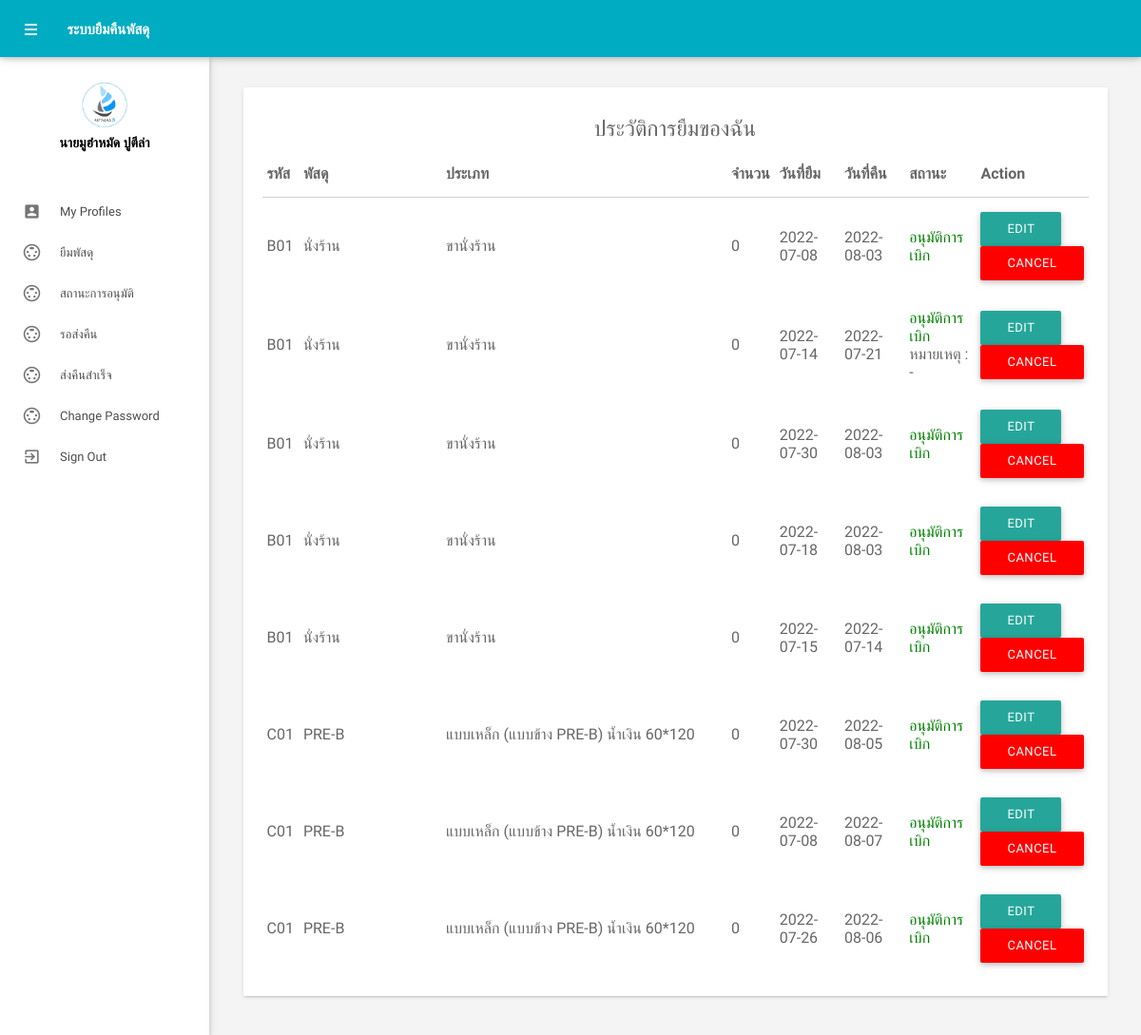
The page /listhistory.php (signed in) on the database as committed earlier.
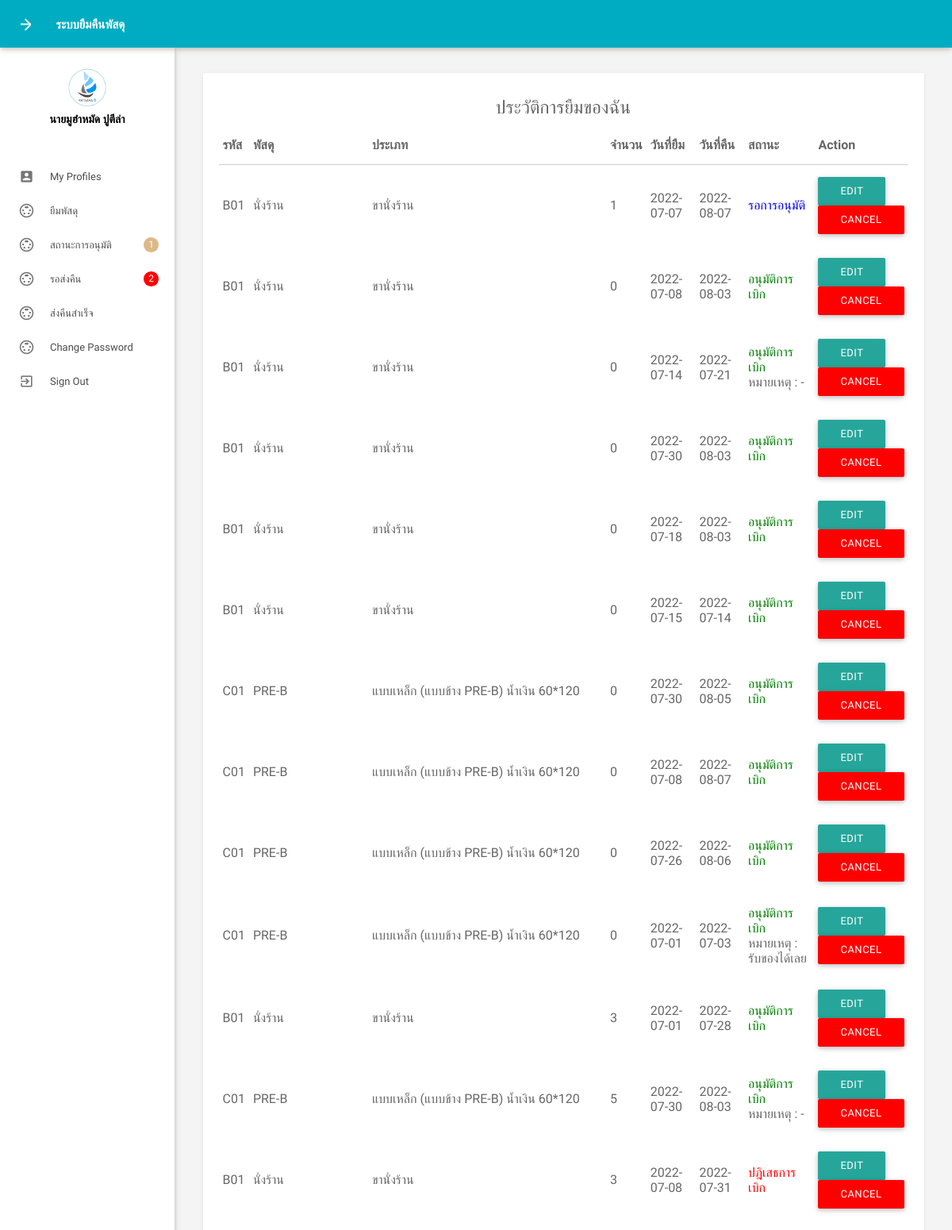
The same page on the database as committed later.
### tables this page shows
CREATE TABLE `tblemployees` (
  `id` int(11) NOT NULL,
  `FirstName` varchar(150) NOT NULL,
  `LastName` varchar(150) NOT NULL,
  `EmailId` varchar(200) NOT NULL,
  `Password` varchar(180) NOT NULL,
  `Gender` varchar(100) NOT NULL,
  `Address` varchar(255) NOT NULL,
  `Phonenumber` char(11) NOT NULL,
  `RegDate` timestamp NOT NULL DEFAULT current_timestamp()
);

CREATE TABLE `tbborrow` (
  `BorrowId` int(11) NOT NULL,
  `Work1` varchar(150) NOT NULL,
  `Work2` varchar(150) NOT NULL,
  `BorrowAmount` int(4) NOT NULL,
  `BorrowRequest` date NOT NULL,
  `BorrowReturn` date NOT NULL,
  `Other` varchar(150) NOT NULL,
  `StatusBorrow` int(2) NOT NULL,
  `id` int(11) NOT NULL,
  `TypePercelIdAuto` int(8) NOT NULL,
  `TimeRequest` timestamp NOT NULL DEFAULT current_timestamp() ON UPDATE current_timestamp(),
  `NoteBorrow` varchar(150) NOT NULL,
  `refuseAmount` int(4) NOT NULL
);

CREATE TABLE `tbtypepercel` (
  `TypePercelIdAuto` int(8) NOT NULL,
  `TypePercelId` varchar(15) NOT NULL,
  `TypePercelName` varchar(255) NOT NULL,
  `typePercelAmount` int(11) NOT NULL,
  `PercelIdAuto` int(11) NOT NULL
);

CREATE TABLE `tbpercel` (
  `PercelName` varchar(80) NOT NULL,
  `PercelIdAuto` int(4) NOT NULL,
  `PercelId` varchar(15) NOT NULL
);

### listhistory.php (the view, shortened to what the changed rows need)
<?php
include('includes/config.php');
?>
<!DOCTYPE html>
<html lang="en">
<head>
    <link type="text/css" rel="stylesheet" href="assets/plugins/materialize/css/materialize.min.css" />
    <link href="assets/plugins/material-preloader/css/materialPreloader.min.css" rel="stylesheet">
    <link href="assets/css/alpha.min.css" rel="stylesheet" type="text/css" />
    <link href="assets/css/custom.css" rel="stylesheet" type="text/css" />
    <link href="assets/plugins/datatables/css/jquery.dataTables.min.css" rel="stylesheet">
</head>
<body>
    <?php include('includes/header.php'); ?>
    <?php include('includes/sidebar.php'); ?>
    <main class="mn-inner">
        <div class="row">
            <div class="col s12 m12 l12">
                <div class="card">
                    <div class="card-content">
                        <table id="example" class="display responsive-table">
                            <thead>
                                <tr>
                                    <th>รหัส</th>
                                    <th width="150">พัสดุ</th>
                                    <th width="300">ประเภท</th>
                                    <th>จำนวน</th>
                                    <th>วันที่ยืม</th>
                                    <th>วันที่คืน</th>
                                    <th>สถานะ</th>
                                    <th width="30">Action</th>
                                </tr>
                            </thead>
                            <tbody>
                                <?php
                                $id = $_SESSION['eid'];
                                $sql = "
                                SELECT a.BorrowId,a.Work1,a.Work2,a.BorrowAmount,a.BorrowRequest
                                ,a.BorrowReturn,a.Other,b.StatusBorrowName,c.TypePercelId,a.NoteBorrow
                                , c.TypePercelName,d.PercelName FROM tbborrow as a
                                INNER JOIN tbstatusborrow as b ON a.StatusBorrow = b.StatusBorrow
                                INNER JOIN tbtypepercel as c ON a.TypePercelIdAuto = c.TypePercelIdAuto
                                INNER JOIN tbpercel as d ON d.PercelIdAuto = c.PercelIdAuto
                                WHERE id=:id;
                                ;
                                ";
                                $query = $dbh->prepare($sql);
                                $query->bindParam(':id', $id, PDO::PARAM_STR);
                                $query->execute();
                                $results = $query->fetchAll(PDO::FETCH_OBJ);
                                if ($query->rowCount() > 0) {
                                    foreach ($results as $result) {               ?>
                                        <tr>
                                            <td> <?php echo htmlentities($result->TypePercelId); ?></td>
                                            <td><?php echo htmlentities($result->PercelName); ?></td>
                                            <td><?php echo htmlentities($result->TypePercelName); ?></td>
                                            <td><?php echo htmlentities($result->BorrowAmount); ?></td>
                                            <td><?php echo htmlentities($result->BorrowRequest); ?></td>
                                            <td><?php echo htmlentities($result->BorrowReturn); ?></td>
                                            <td><?php
                                                if ($result->StatusBorrowName == 'รอการอนุมัติ') { ?>
                                                    <span style="color:blue;">รอการอนุมัติ</span>
                                                <?php   } else if ($result->StatusBorrowName == 'อนุมัติการเบิก') { ?>
                                                    <span style="color:green;">อนุมัติการเบิก</span>
                                                   <?php if ($result->NoteBorrow != "") {  ?>
                                                           <br> หมายเหตุ :     <?php echo "{$result->NoteBorrow}"; ?>
                                                    <?php  } ?>
                                                <?php   } else { ?>
                                                    <span style="color:red;">ปฎิเสธการเบิก</span>
                                                <?php   } ?>
                                            </td>
                                            <td>
                                                <a  class="btn btn-danger" href="edithistory.php?id=<?php echo $result->BorrowId ?>">EDIT</a>
                                                <button style="background-color:red;" class="btn btn-danger" onCLick="deleteListHistory(<?php echo htmlentities($result->BorrowId); ?>)">Cancel</button>
                                            </td>
                                        </tr>
                                <?php
                                    }
                                } ?>
                            </tbody>
                        </table>
                    </div>
                </div>
            </div>
        </div>
    </main>
    </div>
</body>
</html>

### includes/sidebar.php (shortened to what the changed rows need)
<aside id="slide-out" class="side-nav white fixed">
    <div class="side-nav-wrapper">
        <div class="center">
            <div class="sidebar-profile">
                <div class="sidebar-profile-info">
                    <?php
                       $eid = $_SESSION['eid'];
                       $sql = "SELECT FirstName,LastName from  tblemployees where id=:eid";
                       $query = $dbh->prepare($sql);
                       $query->bindParam(':eid', $eid, PDO::PARAM_STR);
                       $query->execute();
                       $results = $query->fetchAll(PDO::FETCH_OBJ);
                       if ($query->rowCount() > 0) {
                           foreach ($results as $result) {               ?>
                            <p><?php echo htmlentities($result->FirstName . " " . $result->LastName); ?></p>
                    <?php }
                       } ?>
                </div>
            </div>
        </div>
        <ul class="sidebar-menu collapsible collapsible-accordion" data-collapsible="accordion">
            <li class="no-padding"><a class="waves-effect waves-grey" href="listhistory.php"><i class="material-icons">settings_input_svideo</i>สถานะการอนุมัติ
            <?php
                       $id=$_SESSION['eid'];
                       $sqlCount2 = "SELECT COUNT(StatusBorrow) as StatusBorrow FROM tbborrow WHERE StatusBorrow = 1 AND BorrowAmount > 0 AND id=:id";
                       $queryCount2 = $dbh->prepare($sqlCount2);
                       $queryCount2->bindParam(':id', $id);
                       $queryCount2->execute();
                       $resultsCount2 = $queryCount2->fetch(PDO::FETCH_ASSOC);
                       if ($resultsCount2['StatusBorrow'] > 0) { ?>
                        <span style="border-radius: 50%; background-color:burlywood; color:white;" class="badge"><?php echo $resultsCount2['StatusBorrow']; ?></span>
                    <?php }
                       ?>
           </a></li>
            <li class="no-padding"><a class="waves-effect waves-grey" href="returnpercel.php"><i class="material-icons">settings_input_svideo</i>รอส่งคืน
                    <?php
                       $sqlCount1 = "SELECT COUNT(StatusBorrow) as StatusBorrow FROM tbborrow WHERE StatusBorrow = 2 AND BorrowAmount > 0 AND id=:id";
                       $queryCount1 = $dbh->prepare($sqlCount1);
                       $queryCount1->bindParam(':id', $id);
                       $queryCount1->execute();
                       $resultsCount1 = $queryCount1->fetch(PDO::FETCH_ASSOC);
                       if ($resultsCount1['StatusBorrow'] > 0) { ?>
                        <span style="border-radius: 50%; background-color:red; color:white;" class="badge"><?php echo $resultsCount1['StatusBorrow']; ?></span>
                    <?php }
                       ?>
                </a></li>
        </ul>
    </div>
</aside>

Rows that differ between the two databases and show on the page:
added tbborrow: TypePercelIdAuto.TypePercelId "B01", tbpercel.PercelName "นั่งร้าน", TypePercelIdAuto.TypePercelName "ขานั่งร้าน", BorrowAmount "1", BorrowRequest "2022-07-07", BorrowReturn "2022-08-07", shows "รอการอนุมัติ"
added tbborrow: TypePercelIdAuto.TypePercelId "C01", tbpercel.PercelName "PRE-B", TypePercelIdAuto.TypePercelName "แบบเหล็ก (แบบข้าง PRE-B) น้ำเงิน 60*120", BorrowAmount "0", BorrowRequest "2022-07-01", BorrowReturn "2022-07-03", NoteBorrow "รับของได้เลย"
added tbborrow: TypePercelIdAuto.TypePercelId "B01", tbpercel.PercelName "นั่งร้าน", TypePercelIdAuto.TypePercelName "ขานั่งร้าน", BorrowAmount "3", BorrowRequest "2022-07-01", BorrowReturn "2022-07-28", shows "อนุมัติการเบิก"
added tbborrow: TypePercelIdAuto.TypePercelId "C01", tbpercel.PercelName "PRE-B", TypePercelIdAuto.TypePercelName "แบบเหล็ก (แบบข้าง PRE-B) น้ำเงิน 60*120", BorrowAmount "5", BorrowRequest "2022-07-30", BorrowReturn "2022-08-03", NoteBorrow "-"
added tbborrow: TypePercelIdAuto.TypePercelId "B01", tbpercel.PercelName "นั่งร้าน", TypePercelIdAuto.TypePercelName "ขานั่งร้าน", BorrowAmount "3", BorrowRequest "2022-07-08", BorrowReturn "2022-07-31", shows "ปฎิเสธการเบิก"
Other text that changed with them:
$resultsCount2['StatusBorrow']: (not shown) → "1"
$resultsCount1['StatusBorrow']: (not shown) → "2"
